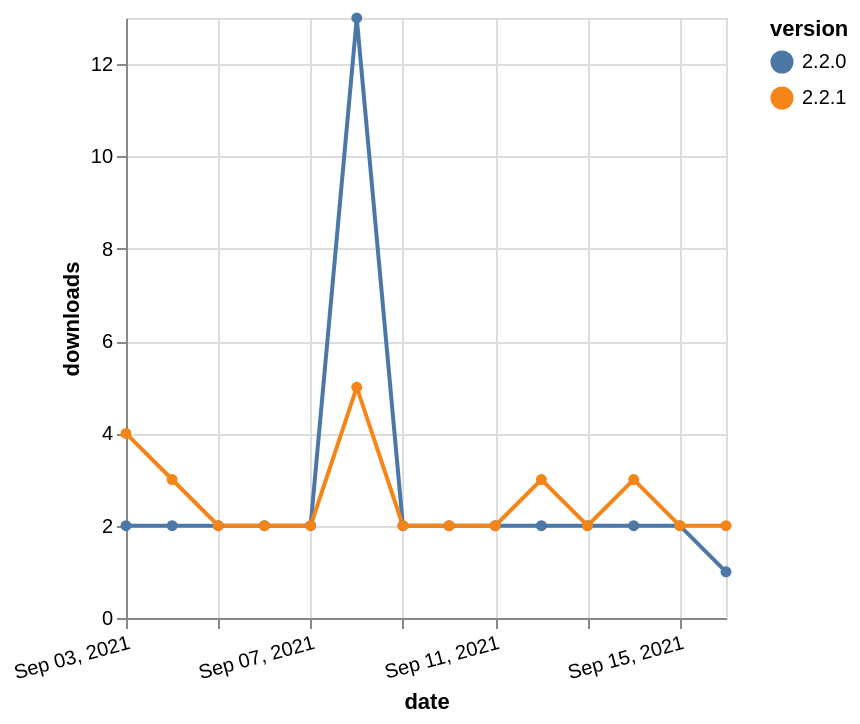

Here is the Vega-Lite specification saved for this chart:
### Vega-Lite specification from a JSON file in a GitHub repository (floating-point values rounded to 4 significant figures)
{"$schema": "https://vega.github.io/schema/vega-lite/v5.json", "description": "A simple bar chart with embedded data.", "data": {"values": [{"date": "2021-09-03", "total": 7359, "delta": 2, "version": "2.2.0"}, {"date": "2021-09-04", "total": 7361, "delta": 2, "version": "2.2.0"}, {"date": "2021-09-05", "total": 7363, "delta": 2, "version": "2.2.0"}, {"date": "2021-09-06", "total": 7365, "delta": 2, "version": "2.2.0"}, {"date": "2021-09-07", "total": 7367, "delta": 2, "version": "2.2.0"}, {"date": "2021-09-08", "total": 7380, "delta": 13, "version": "2.2.0"}, {"date": "2021-09-09", "total": 7382, "delta": 2, "version": "2.2.0"}, {"date": "2021-09-10", "total": 7384, "delta": 2, "version": "2.2.0"}, {"date": "2021-09-11", "total": 7386, "delta": 2, "version": "2.2.0"}, {"date": "2021-09-12", "total": 7388, "delta": 2, "version": "2.2.0"}, {"date": "2021-09-13", "total": 7390, "delta": 2, "version": "2.2.0"}, {"date": "2021-09-14", "total": 7392, "delta": 2, "version": "2.2.0"}, {"date": "2021-09-15", "total": 7394, "delta": 2, "version": "2.2.0"}, {"date": "2021-09-16", "total": 7395, "delta": 1, "version": "2.2.0"}, {"date": "2021-09-03", "total": 3253, "delta": 4, "version": "2.2.1"}, {"date": "2021-09-04", "total": 3256, "delta": 3, "version": "2.2.1"}, {"date": "2021-09-05", "total": 3258, "delta": 2, "version": "2.2.1"}, {"date": "2021-09-06", "total": 3260, "delta": 2, "version": "2.2.1"}, {"date": "2021-09-07", "total": 3262, "delta": 2, "version": "2.2.1"}, {"date": "2021-09-08", "total": 3267, "delta": 5, "version": "2.2.1"}, {"date": "2021-09-09", "total": 3269, "delta": 2, "version": "2.2.1"}, {"date": "2021-09-10", "total": 3271, "delta": 2, "version": "2.2.1"}, {"date": "2021-09-11", "total": 3273, "delta": 2, "version": "2.2.1"}, {"date": "2021-09-12", "total": 3276, "delta": 3, "version": "2.2.1"}, {"date": "2021-09-13", "total": 3278, "delta": 2, "version": "2.2.1"}, {"date": "2021-09-14", "total": 3281, "delta": 3, "version": "2.2.1"}, {"date": "2021-09-15", "total": 3283, "delta": 2, "version": "2.2.1"}, {"date": "2021-09-16", "total": 3285, "delta": 2, "version": "2.2.1"}]}, "width": "container", "mark": {"type": "line", "point": {"filled": true}}, "encoding": {"x": {"field": "date", "type": "temporal", "timeUnit": "yearmonthdate", "title": "date", "axis": {"labelAngle": -15}}, "y": {"field": "delta", "type": "quantitative", "title": "downloads"}, "color": {"field": "version", "type": "nominal"}, "tooltip": {"field": "delta"}}}
